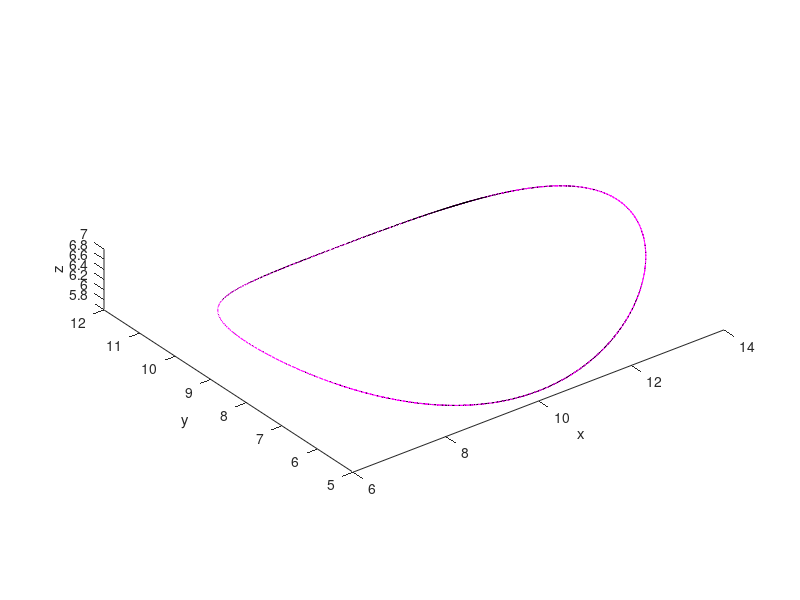

This chart was generated by the following MATLAB code: (Note: this script raises an error after producing the figure.)
%% SCRIPT_TestTangentPP
clear all
close all
clc

%% Define candidate functions and samplingand plot candidate data
% -> Define loose sampling
n = 50;
x = linspace(-pi/3,4*(2*pi),n);
% -> Define tight sampling
nn = 20*n;
xx = linspace(min(x),max(x),20*n);

% -> Define functions to evaluate
f{1}  = @(x_in)  4*sin(x_in) + 10;
df{1} = @(x_in)  4*cos(x_in);

f{2}  = @(x_in)  3*cos(x_in) + 8;
df{2} = @(x_in) -3*sin(x_in);

f{3}  = @(x_in) 1*sin(x_in).^2 + 6;
df{3} = @(x_in) 2*sin(x_in).*cos(x_in);

%% Define figure and axes
fig = figure;
axs = axes('Parent',fig);
hold(axs,'on');
daspect(axs,[1 1 1]);
view(axs,3);
xlabel(axs,'x');
ylabel(axs,'y');
zlabel(axs,'z');

%% Define spline
for i = 1:numel(f)
    Y(i,:) = f{i}(x);
    YY(i,:) = f{i}(xx);
end

if size(YY,1) < 3
    YY(3,:) = 0;
end
pltYY = plot3(YY(1,:),YY(2,:),YY(3,:),'m');

pp = spline(x,Y);
ppY = ppval(pp,xx);
if size(ppY,1) < 3
    ppY(3,:) = 0;
end
plotPP = plot3(ppY(1,:),ppY(2,:),ppY(3,:),'k');

%% Calculate tangent and unit tangent
[ppT, ppT_hat] = tangentpp(pp);

T_hat = ppval(ppT_hat,x);
if size(Y,1) < 3
    Y(3,:) = 0;
    T_hat(3,:) = 0;
end
for i = 1:numel(x)
    pltT_hat(i) = plot3(axs,[Y(1,i),Y(1,i)+T_hat(1,i)],[Y(2,i),Y(2,i)+T_hat(2,i)],[Y(3,i),Y(3,i)+T_hat(3,i)],'r');
end

%% Calculate magnitude of T_hat
TT_hat = ppval(ppT_hat,xx);
TT_hat_mag = sqrt(sum((TT_hat.^2),1));

figure;
plot(xx,TT_hat_mag);
xlabel('x');
ylabel('Magnitude, T hat');

%% Calculate normal and unit normal
[ppN, ppN_hat] = normalpp(pp,50,0);

N_hat = ppval(ppN_hat,x);
if size(N_hat,1) < 3
    N_hat(3,:) = 0;
end
for i = 1:numel(x)
    pltT_hat(i) = plot3(axs,[Y(1,i),Y(1,i)+N_hat(1,i)],[Y(2,i),Y(2,i)+N_hat(2,i)],[Y(3,i),Y(3,i)+N_hat(3,i)],'g');
end

%% Calculate magnitude of N_hat
NN_hat = ppval(ppN_hat,xx);
NN_hat_mag = sqrt(sum((NN_hat.^2),1));

figure;
plot(xx,NN_hat_mag);
xlabel('x');
ylabel('Magnitude, N hat');

%% Animate frame
hg = triad('Parent',axs,'LineWidth',2);
F = framepp(pp);
qq = ppval(F,xx);

for i = 1:size(qq,2)
    H = eye(4);
    R = expm(wedge(qq(4:6,i)));
    v = qq(1:3,i);
    H(1:3,4) = v;
    H(1:3,1:3) = R;
    
    set(hg,'Matrix',H);
    drawnow;
end